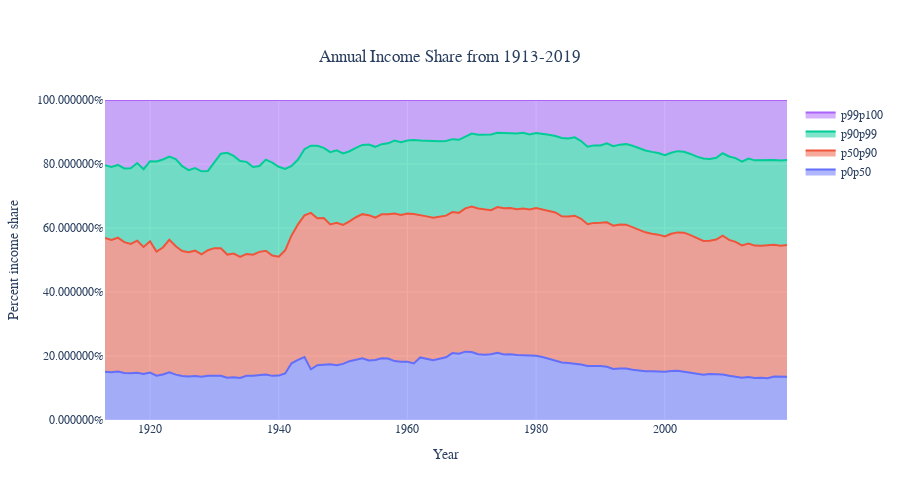

Notebook code for this chart:
### Code cell
fig2 = make_subplots()
n_title = "Annual Income Share from 1913-2019"

for col in nw_cols:
    fig2.add_trace(go.Scatter(x = Income_Share_df['Year'],
                             y = Income_Share_df[col],
                             name = col,
                             stackgroup='one')
    )
    
fig2.update_yaxes(tickformat='%', title_text="Percent income share", range = [0,1])

fig2.update_xaxes(title_text="Year")

fig2.update_layout(
    font_family="Times New Roman",
    title_font_family="Times New Roman",
    height=500, width=900,
    title={
        'text': n_title,
        'y':0.9,
        'x':0.5,
        'xanchor': 'center',
        'yanchor': 'top'}
)

fig2.show()
